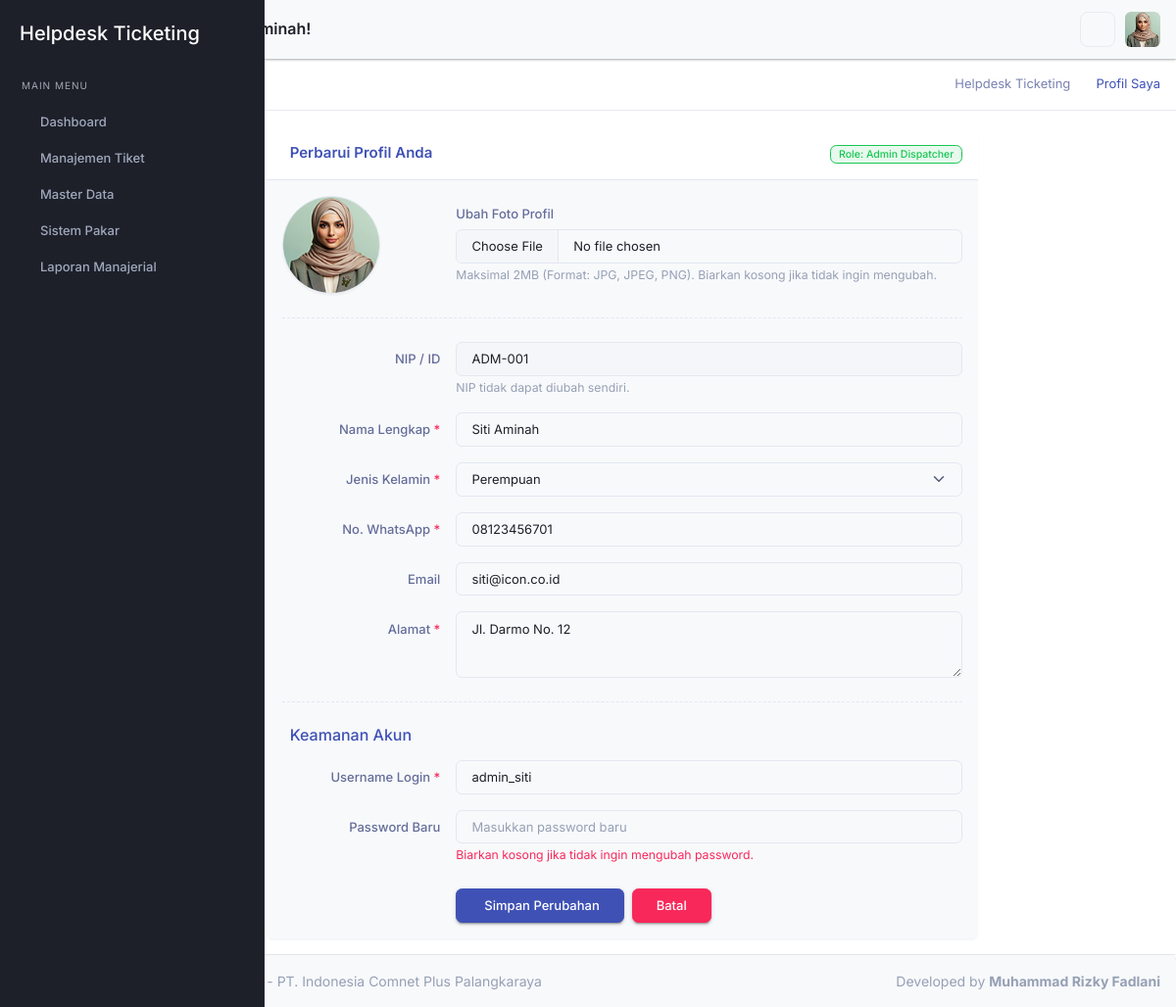
/admin/index.php?page=profil (signed in), run on the app's committed database.
### tables this page shows
CREATE TABLE `pengaturan` (
  `id_pengaturan` int(11) NOT NULL,
  `nama_aplikasi` varchar(100) NOT NULL DEFAULT 'yHelpdesk Ticketing',
  `nama_instansi` varchar(150) NOT NULL DEFAULT 'PT. ICON+',
  `telp_instansi` varchar(20) NOT NULL,
  `email_instansi` varchar(100) NOT NULL,
  `alamat_instansi` text NOT NULL,
  `nama_pimpinan` varchar(100) NOT NULL,
  `background_login` varchar(255) DEFAULT NULL,
  `nama_dev` varchar(100) NOT NULL,
  `npm_dev` varchar(30) NOT NULL,
  `updated_at` timestamp NOT NULL DEFAULT current_timestamp() ON UPDATE current_timestamp()
);

CREATE TABLE `users` (
  `id_user` int(11) NOT NULL,
  `id_karyawan` int(11) NOT NULL,
  `username` varchar(50) NOT NULL,
  `password` varchar(255) NOT NULL,
  `role_akses` enum('Super Admin','Admin Dispatcher','Teknisi','Pimpinan') NOT NULL,
  `last_login` datetime DEFAULT NULL,
  `is_active` tinyint(1) DEFAULT 1
);

CREATE TABLE `karyawan` (
  `id_karyawan` int(11) NOT NULL,
  `nip_karyawan` varchar(30) NOT NULL,
  `nama_karyawan` varchar(100) NOT NULL,
  `jenis_kelamin` enum('Laki-laki','Perempuan') NOT NULL,
  `alamat` text NOT NULL,
  `no_whatsapp` varchar(15) NOT NULL,
  `email` varchar(100) DEFAULT NULL,
  `foto_profil` varchar(255) DEFAULT 'default_profil.png',
  `id_jabatan` int(11) NOT NULL,
  `status_ketersediaan` enum('Ready','Bertugas','Off') DEFAULT 'Ready' COMMENT 'Khusus untuk jabatan Teknisi',
  `created_at` timestamp NOT NULL DEFAULT current_timestamp()
);

### admin/inc/helper.php (called while the page is built, shortened)
<?php
function query($koneksi, $sql) {
    $hasil = mysqli_query($koneksi, $sql);
    return $hasil;
}
function sanitize($koneksi, $input) {
    return mysqli_real_escape_string($koneksi, htmlspecialchars(trim($input)));
}
?>

### admin/pages/profil.php (the view, shortened to what this page needs)
<?php
$id_user = $_SESSION['id_user'];
$q_user = query($koneksi, "SELECT u.username, u.role_akses, k.* FROM users u
                           JOIN karyawan k ON u.id_karyawan = k.id_karyawan
                           WHERE u.id_user = '$id_user'");
$user = mysqli_fetch_assoc($q_user);
?>
<div class="row justify-content-center">
    <div class="col-md-10 col-lg-8">
        <div class="card shadow-sm">
            <div class="card-header bg-white border-bottom">
                <div class="row align-items-center">
                    <div class="col">
                        <h4 class="card-title text-primary"><i class="iconoir-user me-2"></i> Perbarui Profil Anda</h4>
                    </div>
                    <div class="col-auto">
                        <span class="badge bg-success-subtle text-success border border-success px-2 py-1">Role:
                            <?= $user['role_akses']; ?></span>
                    </div>
                </div>
            </div>
            <div class="card-body">
                <form action="" method="POST" enctype="multipart/form-data">
                    <div class="row mb-4 align-items-center">
                        <div class="col-sm-3 text-sm-end text-center mb-3 mb-sm-0">
                            <img src="assets/images/users/<?= htmlspecialchars($user['foto_profil']); ?>"
                                alt="Foto Profil" class="thumb-xl rounded-circle shadow-sm border"
                                style="width: 100px; height: 100px; object-fit: cover;">
                        </div>
                        <div class="col-sm-9">
                            <label for="foto" class="form-label">Ubah Foto Profil</label>
                            <input class="form-control" type="file" id="foto" name="foto"
                                accept="image/png, image/jpeg, image/jpg">
                            <small class="text-muted">Maksimal 2MB (Format: JPG, JPEG, PNG). Biarkan kosong jika tidak
                                ingin mengubah.</small>
                        </div>
                    </div>
                    <hr class="hr-dashed my-4">
                    <div class="mb-3 row">
                        <label for="nip" class="col-sm-3 col-form-label text-sm-end">NIP / ID</label>
                        <div class="col-sm-9">
                            <input type="text" class="form-control bg-light" id="nip"
                                value="<?= htmlspecialchars($user['nip_karyawan']); ?>" readonly>
                            <small class="text-muted">NIP tidak dapat diubah sendiri.</small>
                        </div>
                    </div>
                    <div class="mb-3 row">
                        <label for="nama" class="col-sm-3 col-form-label text-sm-end">Nama Lengkap <span
                                class="text-danger">*</span></label>
                        <div class="col-sm-9">
                            <input type="text" class="form-control" id="nama" name="nama"
                                value="<?= htmlspecialchars($user['nama_karyawan']); ?>" required>
                        </div>
                    </div>
                    <div class="mb-3 row">
                        <label for="jenis_kelamin" class="col-sm-3 col-form-label text-sm-end">Jenis Kelamin <span
                                class="text-danger">*</span></label>
                        <div class="col-sm-9">
                            <select class="form-select" id="jenis_kelamin" name="jenis_kelamin" required>
                                <option value="Perempuan"
                                    <?= ($user['jenis_kelamin'] == 'Perempuan') ? 'selected' : ''; ?>>Perempuan</option>
                            </select>
                        </div>
                    </div>
                    <div class="mb-3 row">
                        <label for="no_wa" class="col-sm-3 col-form-label text-sm-end">No. WhatsApp <span
                                class="text-danger">*</span></label>
                        <div class="col-sm-9">
                            <input type="text" class="form-control" id="no_wa" name="no_wa"
                                value="<?= htmlspecialchars($user['no_whatsapp']); ?>" required>
                        </div>
                    </div>
                    <div class="mb-3 row">
                        <label for="email" class="col-sm-3 col-form-label text-sm-end">Email</label>
                        <div class="col-sm-9">
                            <input type="email" class="form-control" id="email" name="email"
                                value="<?= htmlspecialchars($user['email']); ?>">
                        </div>
                    </div>
                    <div class="mb-3 row">
                        <label for="alamat" class="col-sm-3 col-form-label text-sm-end">Alamat <span
                                class="text-danger">*</span></label>
                        <div class="col-sm-9">
                            <textarea class="form-control" id="alamat" name="alamat" rows="3"
                                required><?= htmlspecialchars($user['alamat']); ?></textarea>
                        </div>
                    </div>
                    <hr class="hr-dashed my-4">
                    <h5 class="text-primary mb-3"><i class="iconoir-lock-key me-2"></i> Keamanan Akun</h5>
                    <div class="mb-3 row">
                        <label for="username" class="col-sm-3 col-form-label text-sm-end">Username Login <span
                                class="text-danger">*</span></label>
                        <div class="col-sm-9">
                            <input type="text" class="form-control" id="username" name="username"
                                value="<?= htmlspecialchars($user['username']); ?>" required>
                        </div>
                    </div>
                    <div class="mb-4 row">
                        <label for="password" class="col-sm-3 col-form-label text-sm-end">Password Baru</label>
                        <div class="col-sm-9">
                            <input type="password" class="form-control" id="password" name="password"
                                placeholder="Masukkan password baru">
                            <small class="text-danger">Biarkan kosong jika tidak ingin mengubah password.</small>
                        </div>
                    </div>
                    <div class="row">
                        <div class="col-sm-9 ms-auto">
                            <button type="submit" name="btn_update" class="btn btn-primary px-4"> Simpan Perubahan</button>
                            <a href="index.php" class="btn btn-danger px-4 ms-1">Batal</a>
                        </div>
                    </div>
                </form>
            </div>
        </div>
    </div>
</div>

### admin/layout/sidebar.php (shortened to what this page needs)
<?php
$role = isset($_SESSION['role_akses']) ? $_SESSION['role_akses'] : '';
?>
<div class="startbar d-print-none">
    <div class="brand">
        <a href="index.php" class="logo">
            <span class="">
                <h4 class="text-white mt-3"><?= htmlspecialchars($pengaturan['nama_aplikasi']); ?></h4>
            </span>
        </a>
    </div>
    <div class="startbar-menu">
        <div class="startbar-collapse" id="startbarCollapse" data-simplebar>
            <div class="d-flex align-items-start flex-column w-100">
                <ul class="navbar-nav mb-auto w-100">
                    <li class="menu-label mt-2">
                        <span>Main Menu</span>
                    </li>
                    <li class="nav-item">
                        <a class="nav-link" href="?page=dashboard">
                            <span>Dashboard</span>
                        </a>
                    </li>
                    <?php if(in_array($role, ['Super Admin', 'Admin Dispatcher', 'Teknisi'])): ?>
                    <li class="nav-item">
                        <a class="nav-link" href="#sidebarTiket" data-bs-toggle="collapse" role="button"
                            aria-expanded="false" aria-controls="sidebarTiket">
                            <span>Manajemen Tiket</span>
                        </a>
                    </li>
                    <?php endif; ?>
                    <?php if(in_array($role, ['Super Admin', 'Admin Dispatcher'])): ?>
                    <li class="nav-item">
                        <a class="nav-link" href="#sidebarMaster" data-bs-toggle="collapse" role="button"
                            aria-expanded="false" aria-controls="sidebarMaster">
                            <span>Master Data</span>
                        </a>
                    </li>
                    <?php endif; ?>
                    <?php if(in_array($role, ['Super Admin', 'Admin Dispatcher'])): ?>
                    <li class="nav-item">
                        <a class="nav-link" href="#sidebarSPK" data-bs-toggle="collapse" role="button"
                            aria-expanded="false" aria-controls="sidebarSPK">
                            <span>Sistem Pakar</span>
                        </a>
                    </li>
                    <?php endif; ?>
                    <?php if(in_array($role, ['Super Admin', 'Admin Dispatcher', 'Pimpinan'])): ?>
                    <li class="nav-item">
                        <a class="nav-link" href="#sidebarLaporan" data-bs-toggle="collapse" role="button"
                            aria-expanded="false" aria-controls="sidebarLaporan">
                            <span>Laporan Manajerial</span>
                        </a>
                    </li>
                    <?php endif; ?>
                </ul>
            </div>
        </div>
    </div>
</div>

### admin/index.php (shortened to what this page needs)
<?php
require_once 'inc/koneksi.php';
require_once 'inc/helper.php';
$page = isset($_GET['page']) ? sanitize($koneksi, $_GET['page']) : 'dashboard';
$q_pengaturan = query($koneksi, "SELECT * FROM pengaturan LIMIT 1");
$pengaturan = mysqli_fetch_assoc($q_pengaturan);
$daftar_judul = [
    'dashboard'         => 'Dashboard Utama',
    'jabatan'          => 'Jabatan Karyawan',
    'area_cover'          => 'Manajemen Cover Area',
    'karyawan'          => 'Manajemen Karyawan',
    'pelanggan'         => 'Data Pelanggan',
    'paket'             => 'Paket Layanan',
    'kategori_gangguan' => 'Kategori Gangguan',
    'tiket_masuk'       => 'Tiket Masuk',
    'tiket_proses'      => 'Tiket Diproses',
    'tiket_selesai'     => 'Riwayat Tiket Selesai',
    'spk_gejala'        => 'Data Gejala (SPK)',
    'spk_solusi'        => 'Data Solusi (SPK)',
    'spk_rule'          => 'Rule Base (SPK)',
    'laporan'           => 'Laporan Manajerial',
    'lap_tren_gangguan'   => 'Laporan Tren Gangguan',
    'lap_kinerja_teknisi' => 'Laporan Kinerja Teknisi (KPI)',
    'lap_evaluasi_sla'    => 'Laporan Evaluasi SLA',
    'lap_distribusi'      => 'Laporan Distribusi Area',
    'lap_rekap_pelanggan' => 'Laporan Rekap Pelanggan',
    'lap_tiket_terkini'   => 'Status Tiket Terkini',
    'profil'            => 'Profil Saya',
    'pengaturan'        => 'Pengaturan Sistem'
];
$judul_aktif = isset($daftar_judul[$page]) ? $daftar_judul[$page] : 'Halaman Tidak Ditemukan';
include 'layout/header.php';
include 'layout/topbar.php';
include 'layout/sidebar.php';
?>
<div class="page-title-box">
    <div class="container-fluid">
        <div class="row gap-0">
            <div class="col-sm-12">
                <div class="page-title-content d-sm-flex justify-content-sm-between align-items-center">
                    <h4 class="page-title mt-3 mt-md-0"><?= $judul_aktif; ?></h4>
                    <div class="">
                        <ol class="breadcrumb mb-0">
                            <li class="breadcrumb-item"><a
                                    href="index.php"><?= htmlspecialchars($pengaturan['nama_aplikasi']); ?></a></li>
                            <li class="breadcrumb-item active"><?= $judul_aktif; ?></li>
                        </ol>
                    </div>
                </div>
            </div>
        </div>
    </div>
</div>
<div class="page-wrapper">
    <div class="page-content">
        <div class="container-fluid">
            <?php
            if (file_exists("pages/$page.php")) {
                include "pages/$page.php";
            }
            ?>
        </div>
        <?php include 'layout/footer.php'; ?>

### admin/layout/footer.php (shortened to what this page needs)
<footer class="footer text-center text-sm-start d-print-none">
    <div class="container-fluid">
        <div class="row">
            <div class="col-12 px-0">
                <div class="card mb-0 rounded-bottom-0 border-0">
                    <div class="card-body">
                        <p class="text-muted mb-0">
                            <?= htmlspecialchars($pengaturan['nama_aplikasi']); ?> -
                            <?= htmlspecialchars($pengaturan['nama_instansi']); ?>
                            <span class="text-muted d-none d-sm-inline-block float-end">
                                Developed by
                                <strong><?= htmlspecialchars($pengaturan['nama_dev']); ?></strong>
                            </span>
                        </p>
                    </div>
                </div>
            </div>
        </div>
    </div>
</footer>
</div>
</div>
</body>
</html>

### data on the page
pengaturan: nama_aplikasi "Helpdesk Ticketing", nama_instansi "PT. Indonesia Comnet Plus Palangkaraya", nama_dev "Muhammad Rizky Fadlani"
users: role_akses "Admin Dispatcher", id_karyawan.foto_profil (picture), id_karyawan.nip_karyawan "ADM-001", nama "Siti Aminah", no_wa "08123456701", email "siti@icon.co.id", alamat "Jl. Darmo No. 12", username "admin_siti"
karyawan: jenis_kelamin "Perempuan"

### other printed values
$judul_aktif "Profil Saya"
